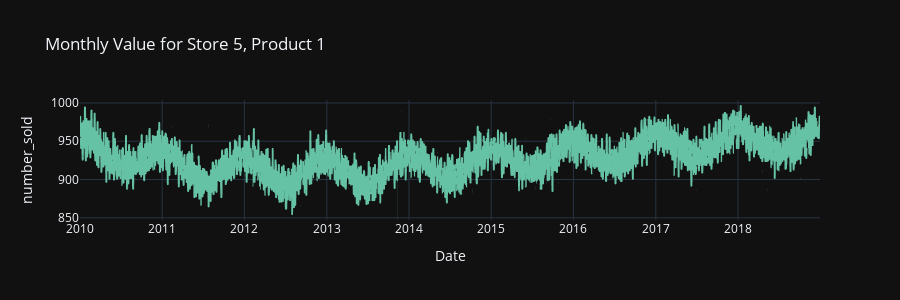
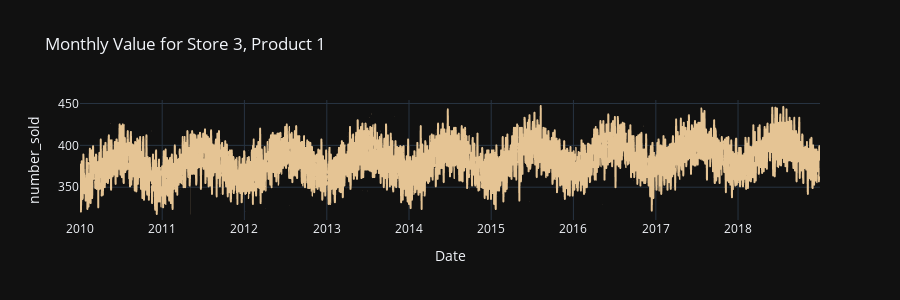
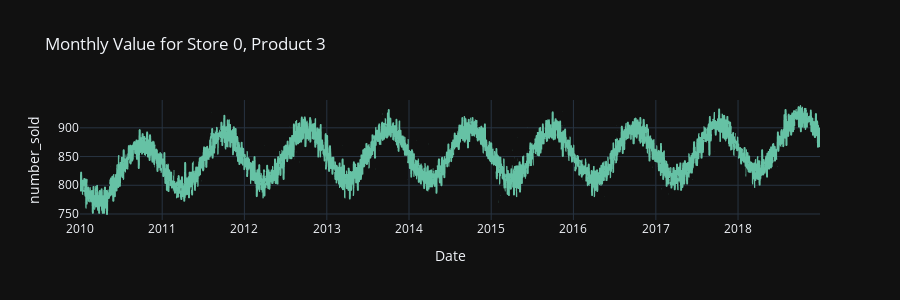

Notebook code for these charts, in order:
### Markdown cell above
### Visualizing the data

### Code cell
# Example of what a time series would look like
swatch = px.colors.qualitative.Set2

for _ in range(3):
    random_store, random_product = df['store'].sample(1).values[0],df['product'].sample(1).values[0]

    # Filter the data to only include the store and product
    df_ = df[(df['store'] == random_store) & (df['product'] == random_product)]

    # Plot the data
    fig = px.line(df_, 
                  x=df_.index, 
                  y='number_sold', 
                  title=f'Monthly Value for Store {random_store}, Product {random_product}', 
                  labels={'value':'Value', 'Period':'Month'})
    
    fig.update_layout(height=300,showlegend=False)
    fig.update_traces(line=dict(color=np.random.choice(swatch, 1)[0]))  # Change the color of the line
    
    fig.show()

### Figure 1 — Plotly figure (JSON) as saved in the notebook; plotly's stock layout.template omitted (floating-point values rounded to 4 significant figures; data arrays with more than 128 entries replaced by an {"elided": "..."} marker saying what was removed)
{"data": [{"hovertemplate": "Date=%{x}<br>number_sold=%{y}<extra></extra>", "legendgroup": "", "line": {"color": "rgb(102,194,165)", "dash": "solid"}, "marker": {"symbol": "circle"}, "mode": "lines", "name": "", "showlegend": false, "type": "scattergl", "x": {"elided": "3287 str values"}, "xaxis": "x", "y": {"elided": "3287 int values"}, "yaxis": "y"}], "layout": {"height": 300, "legend": {"tracegroupgap": 0}, "showlegend": false, "title": {"text": "Monthly Value for Store 5, Product 1"}, "xaxis": {"anchor": "y", "domain": [0, 1], "title": {"text": "Date"}}, "yaxis": {"anchor": "x", "domain": [0, 1], "title": {"text": "number_sold"}}}}

### Figure 2 — Plotly figure (JSON) as saved in the notebook; plotly's stock layout.template omitted (floating-point values rounded to 4 significant figures; data arrays with more than 128 entries replaced by an {"elided": "..."} marker saying what was removed)
{"data": [{"hovertemplate": "Date=%{x}<br>number_sold=%{y}<extra></extra>", "legendgroup": "", "line": {"color": "rgb(229,196,148)", "dash": "solid"}, "marker": {"symbol": "circle"}, "mode": "lines", "name": "", "showlegend": false, "type": "scattergl", "x": {"elided": "3287 str values"}, "xaxis": "x", "y": {"elided": "3287 int values"}, "yaxis": "y"}], "layout": {"height": 300, "legend": {"tracegroupgap": 0}, "showlegend": false, "title": {"text": "Monthly Value for Store 3, Product 1"}, "xaxis": {"anchor": "y", "domain": [0, 1], "title": {"text": "Date"}}, "yaxis": {"anchor": "x", "domain": [0, 1], "title": {"text": "number_sold"}}}}

### Figure 3 — Plotly figure (JSON) as saved in the notebook; plotly's stock layout.template omitted (floating-point values rounded to 4 significant figures; data arrays with more than 128 entries replaced by an {"elided": "..."} marker saying what was removed)
{"data": [{"hovertemplate": "Date=%{x}<br>number_sold=%{y}<extra></extra>", "legendgroup": "", "line": {"color": "rgb(102,194,165)", "dash": "solid"}, "marker": {"symbol": "circle"}, "mode": "lines", "name": "", "showlegend": false, "type": "scattergl", "x": {"elided": "3287 str values"}, "xaxis": "x", "y": {"elided": "3287 int values"}, "yaxis": "y"}], "layout": {"height": 300, "legend": {"tracegroupgap": 0}, "showlegend": false, "title": {"text": "Monthly Value for Store 0, Product 3"}, "xaxis": {"anchor": "y", "domain": [0, 1], "title": {"text": "Date"}}, "yaxis": {"anchor": "x", "domain": [0, 1], "title": {"text": "number_sold"}}}}
